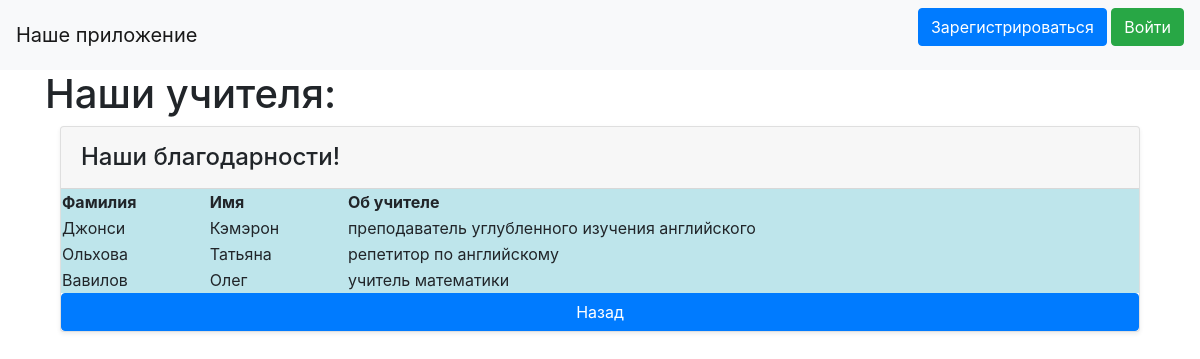
The page /teachers on the database its author committed.
### data/users.py (models this page shows, shortened)
class User(SqlAlchemyBase, UserMixin):
    __tablename__ = 'users'
    id = sqlalchemy.Column(sqlalchemy.Integer,
                           primary_key=True, autoincrement=True)
    role = sqlalchemy.Column(sqlalchemy.String, nullable=False)
    surname = sqlalchemy.Column(sqlalchemy.String, nullable=False)
    name = sqlalchemy.Column(sqlalchemy.String, nullable=False)
    age = sqlalchemy.Column(sqlalchemy.Integer, nullable=True)
    phone = sqlalchemy.Column(sqlalchemy.String, nullable=True)
    email = sqlalchemy.Column(sqlalchemy.String,
                              index=True, unique=True, nullable=False)
    about_me = sqlalchemy.Column(sqlalchemy.String, nullable=True)
    hashed_password = sqlalchemy.Column(sqlalchemy.String, nullable=True)

### main.py (the view)
@app.route('/teachers')
def teachers():
    db_sess = db_session.create_session()
    teach = db_sess.query(User).filter(User.role == 'Учитель').all()
    return render_template('teachers.html', rows=teach)

### data/db_session.py (called while the page is built)
def create_session() -> Session:
    global __factory
    return __factory()

### templates/teachers.html (shortened to what this page needs)
{% extends "base.html" %}
{% block content %}
<head>
    <h1>Наши учителя:</h1>
</head>
<body>
<div class="container">
    <div class="card mb-4 rounded-3 shadow-sm">
        <div class="card-header py-3">
            <h4 class="my-0 fw-normal">Наши благодарности!</h4>
        </div>
        <table class="table-info">
            <thead>
                <tr>
                <th scope="col">Фамилия</th>
                <th scope="col">Имя</th>
                <th scope="col">Об учителе</th>
                </tr>
            </thead>
            <tbody>
                {% for item in rows %}
                <tr>
                    <td>{{item["surname"]}}</td>
                    <td>{{item["name"]}}</td>
                    <td>{{item["about_me"]}}</td>
                </tr>
                {% endfor %}
        </table>
</body>
<a class="btn btn-primary" href="/" role="button">Назад</a>
{% endblock %}

### rows shown on the page
User: surname "Джонси", name "Кэмэрон", about_me "преподаватель углубленного изучения английского"
User: surname "Ольхова", name "Татьяна", about_me "репетитор по английскому"
User: surname "Вавилов", name "Олег", about_me "учитель математики"
